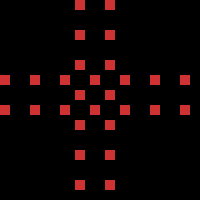
Frame 1 (no input)
Frame 60 (the mouse pressed at the canvas centre just before this capture): identical to frame 1, image omitted
Frame 120 (the mouse held since frame 60 and released just before this capture): identical to frame 1, image omitted

The Processing sketch that drew this single still picture (run headless with seeded random() and noise(); from frame 60 on, the mouse is pressed at the canvas centre):

// Processing sketch: processing_93613
// ── processing_93613.pde

void setup (){

size(200,200);
background(0);
noStroke();
}
 
void draw (){
for (int x=0; x < 20; x++)
{
  
  fill (206,50,50);
 rect(x*30, 75, 10, 10);
 rect (x*30, 105, 10, 10);
 rect (75,x*30,10,10);
 rect (105,x*30,10,10);
   
}
 
}
